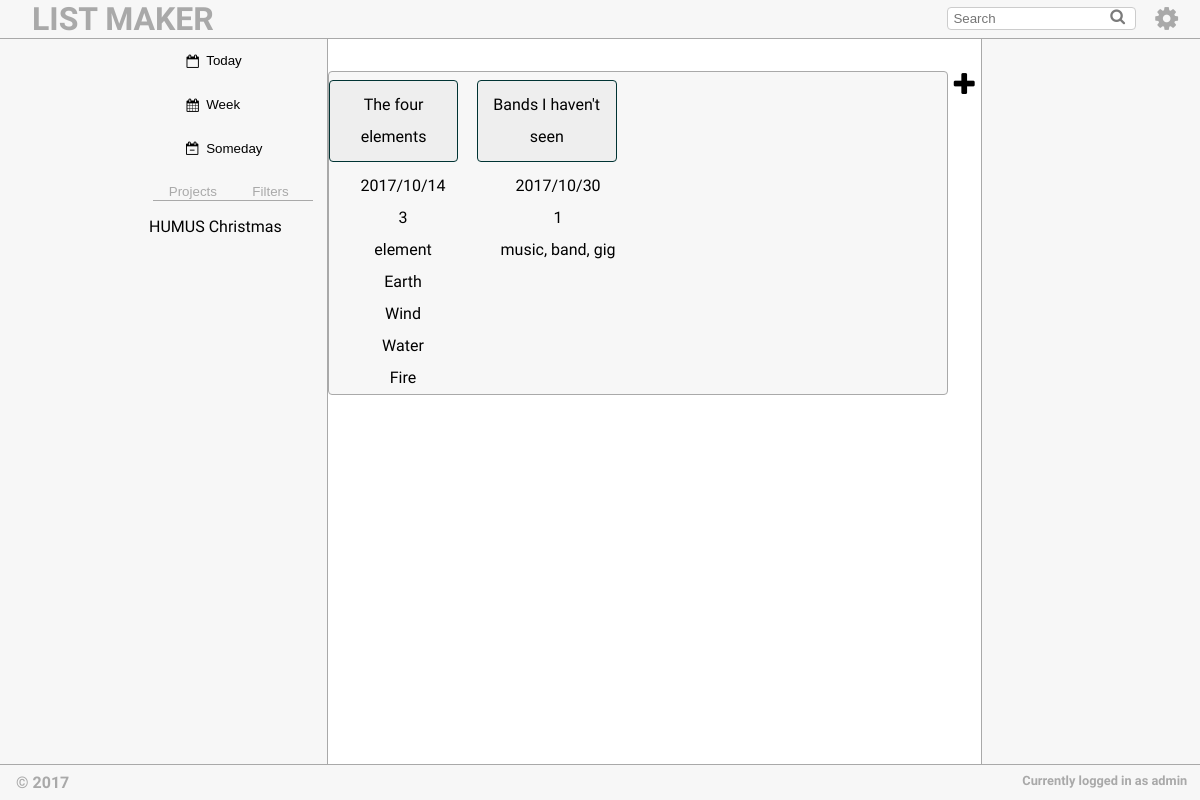
/main-page.php (signed in), run on the app's committed database.
### tables this page shows
CREATE TABLE List (
	id_list INTEGER PRIMARY KEY AUTOINCREMENT,
	username VARCHAR NOT NULL REFERENCES User(username),
	title TEXT NOT NULL,
	creation_date DATE NOT NULL,
	priority INTEGER,
	tags VARCHAR NOT NULL REFERENCES Tag(tags)
);

### main-page.php (the view, shortened to what this page needs)
<!DOCTYPE html>
<html>
    <head>
        <link rel="stylesheet" href="https://cdnjs.cloudflare.com/ajax/libs/font-awesome/4.7.0/css/font-awesome.min.css">
        <link href="css/style.css" rel="stylesheet">
        <?php
        include_once('includes/session.php');
        ?>
    </head>
    <body class="main">
        <header id="mainHeader">
            <span id="title">
                <a href="main-page.php"><h1>LIST MAKER</h1></a>
            </span>
            <span id="headerMenu">
                <button type="button" id="dropdown"><i class="fa fa-cog fa-2x" aria-hidden="true"></i></button>
            </span>
            <span id="searchBox">
                <input id="filter" type="text" placeholder="Search" />
            </span>
        </header>
        <aside class="categories">
            <div id="sortByDate">
                <button>
                <i class="fa fa-calendar-o fa-fw" id="dateIcon" aria-hidden="true"></i>
                <p>Today</p>
                </button>
                <button>
                <i class="fa fa-calendar fa-fw" id="dateIcon" aria-hidden="true"></i>
                <p>Week</p>
                </button>
                <button>
                <i class="fa fa-calendar-minus-o fa-fw" id="dateIcon" aria-hidden="true"></i>
                <p>Someday</p>
                </button>
            </div>
            <div id="sortByFilter">
                <button class="tab_link" onclick="switch_filter_tab(event, 'project_tab_content')"><p>Projects</p></button>
                <button class="tab_link" onclick="switch_filter_tab(event, 'filter_tab_content')"><p>Filters</p></button>
            </div>
            <div id="project_tab_content" class="tab_content">
                <p><?php
                    include_once("databases/getter-db.php");
                    get_projects($_SESSION['username']);
                ?></p>
            </div>
                <p><?php
                    include_once("databases/getter-db.php");
                ?></p>
        </aside>
        <div class="content">
            <button id="todo_add_button" type="submit"><i class="fa fa-plus fa-2x" aria-hidden="true"></i></button>
        <div class="savedLists">
            <?php
                global $dbh;
                $stmt = $dbh->prepare("SELECT * FROM List WHERE username = ?");
                $stmt->execute(array($_SESSION['username']));
                while($row = $stmt->fetch()) {
                    echo "<div>";
                    echo "<span id = 'list_title'>";
                    echo $row['title'];
                    echo "</span>";
                    echo "<span id = 'list_date'>";
                    echo $row['creation_date'];
                    echo "</span>";
                    echo "<span id = 'list_priority'>";
                    echo $row['priority'];
                    echo "</span>";
                    echo "<span id = 'list_tags'>";
                    echo $row['tags'];
                    echo "</span>";
                    echo "<div id = 'bulletpoints'>";
                    $stmt2 = $dbh->prepare("SELECT DISTINCT content FROM Bulletpoint B JOIN List L WHERE L.username = ? AND B.id_list = ?");
                    $stmt2->execute(array($_SESSION['username'], $row['id_list']));
                    while($second_row = $stmt2->fetch()) {
                    echo "<span>";
                    echo $second_row['content'];
                    echo "</span>";
                    }
                    echo "</div>";
                    echo "</div>";
                }?>
        </div>
    </div>
    <footer>
        © 2017
        <span>Currently logged in as <?php echo $_SESSION['username'] ?></span>
    </footer>
</body>
</html>

### databases/getter-db.php (shortened to what this page needs)
<?php
function get_projects($username) {
	global $dbh;
	$stmt = $dbh->prepare("SELECT title FROM Project WHERE username = ?");
	$stmt->execute(array($username));
	$array_info = $stmt->fetch();
	echo implode(',', $array_info);
}
?>

### css/style.css (style rules this page uses)
html { height: 100%; width: 100%; vertical-align: middle; background-color: white; }
.main { height:100%; margin: 0 auto; display: grid; font-family: 'Oxygen', sans-serif; background-color: #f7f7f7; grid-template-rows: auto 1fr auto; grid-template-columns: 0.5fr 1fr 3fr 1fr; grid-template-areas: "header header header header" ". categories main ." "footer footer footer footer"; }
body > header { background-color: #f7f7f7; border-bottom: 1px solid #A9A9A9; grid-area: header; display: inline-block; }
body > header > span { display: inline-block; }
body > header h1 { padding-left: 1em; text-decoration: none; display: inline-block; vertical-align: middle; font-family: 'Unica One', cursive; margin: 0px; color: #A9A9A9; }
body > header #headerMenu { float: right; padding-right: 1em; padding-top: 0.3em; }
body > header #headerMenu button { border: none; background-color: #f7f7f7; }
body > header #headerMenu button i { color: #A9A9A9; }
body > header #searchBox { float:right; padding-right: 0.55em; }
body > header #searchBox #filter { padding: 3px 5px; margin-top: 0.5em; display: inline-block; border: 1px solid #ccc; border-radius: 4px; box-sizing: border-box; }
.main .content { grid-area: main; padding-top: 2em; padding-bottom: 3em; text-align: center; line-height: 2em; border-left: solid 1px #A9A9A9; border-right: solid 1px #A9A9A9; background-color: white; }
.content span { display: block; }
.content #list_title { width: 75%; padding: 0.5em; margin: 8px 0; border: 1px solid #003333; border-radius: 4px; background-color: #eee; }
.content #todo_add_button { width: auto; border: none; background-color: white; float: right; }
.content .savedLists { display: flex; background-color: #f7f7f7; border: 1px solid #a9a9a9; border-radius: 4px; }
.categories { grid-area: categories; padding-left: 2.5em; background-color: #f7f7f7; }
.categories button { border: none; background-color: #f7f7f7; }
.categories #sortByDate button { display: flex; width: 100%; padding-left: 3em; }
.categories #sortByDate button i { position: relative; top: 15px; right: 5px; }
.categories #sortByFilter { display: inline-block; }
.categories #sortByDate button { text-align: left; }
.categories #sortByFilter { display: flex; height: auto; flex-direction: row; align-items: stretch; justify-content: center; }
.categories #sortByFilter button { border-bottom: 1px solid #A9A9A9; color: #A9A9A9; width: 80px; }
.categories #sortByFilter button p { margin-bottom: 0em; }
.categories #sortByFilter button:last-child { padding-right: 0.8em; margin-right: 0.8em; }
#headerMenu { position: relative; display: inline-block; }
footer { background-color: #f7f7f7; border-top: 1px solid #A9A9A9; grid-area: footer; color: #A9A9A9; font-weight: bolder; padding-left: 1em; padding-bottom: 0.5em; padding-top: 0.5em; }
footer span { float: right; font-size: 0.8em; padding-right: 1em; }

### data on the page
list: title "The four elements", creation_date "2017/10/14", priority "3", tags "element", content "Earth", content "Wind", content "Water", content "Fire"
list: title "Bands I haven't seen", creation_date "2017/10/30", priority "1", tags "music, band, gig"

### other printed values
implode(',', $array_info) "HUMUS Christmas"
$_SESSION['username'] "admin"
